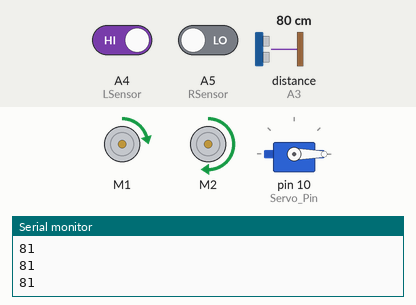
Bench run of a sketch on a simulated Arduino Uno, built with avr-gcc and run on an emulated ATmega328P. On the bench: 2 × DC motor (green arrow = forward, orange = backward, longer = faster), servo, the last lines printed to the serial monitor. Inputs (shaded band) come from the test bench; at power-on: distance to the obstacle (sensor on A3) 80 cm, A4 (LSensor) HIGH, A5 (RSensor) LOW. The echo pulse lasts 58.3 µs per cm.

Above: at 1.2 s.
1.3 s: distance to the obstacle (sensor on A3) set to 18 cm
2.8 s: distance to the obstacle (sensor on A3) set to 13 cm
At 3.6 s:
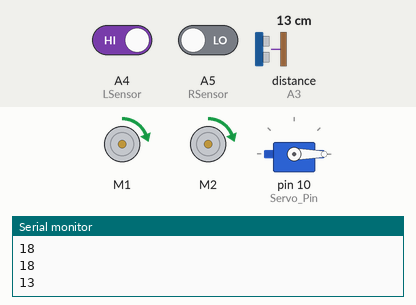
At 7.1 s:
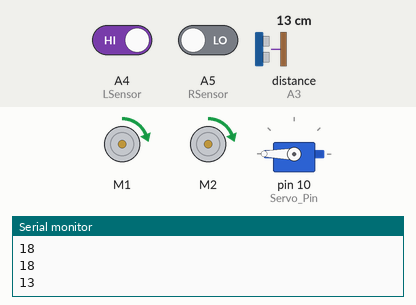
Timing chart, 0 to 13.3 s (numbered marks = the images above; inputs shaded):
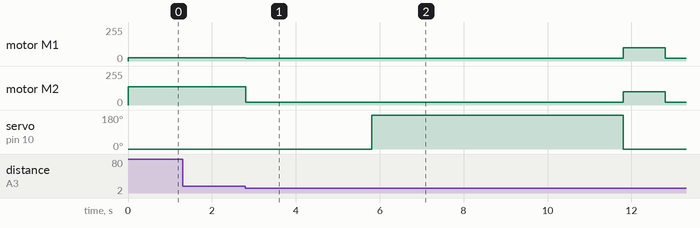

The sketch:

sketch_may30h.ino
```cpp
#include <AFMotor.h>
#include <NewPing.h>
#include <Servo.h>
#define Dis_Thres 15  // Threshold Distance For Ultrasonic Sensor
#define Servo_Pin 10  // Defining Servo Pin
#define Trig_Pin A2   // Defining Trig Pin
#define Echo_Pin A3   // Definig Echo Pin
#define Max_Dis 500   // Maximum Distance For Ultrasonic
NewPing sonar(Trig_Pin,Echo_Pin,Max_Dis);
AF_DCMotor Motor1(1); // Motor 1
AF_DCMotor Motor2(2); // Motor 2
int LSensor_val=0;
int RSensor_val=0;
int LSensor = A4; //Left IR Sensor Port
int RSensor = A5; //Right IR Sensor Port
int Dist = 250;
Servo servo;
void setup()
{
  pinMode(A4,INPUT);
  pinMode(A5,INPUT);
  Motor1.setSpeed(180);
  Motor2.setSpeed(180);
  Motor1.run(RELEASE);
  Motor2.run(RELEASE);
  Serial.begin(9600);
  Dist=sonar.ping_cm();
  servo.attach(Servo_Pin);
  servo.write(0);
}
void loop()
{
  Dist=sonar.ping_cm();
  if (Dist==0)
  {
    Dist=250;
  }
  Serial.println(Dist);
  if (Dist > Dis_Thres)
  {
    LSensor_val=digitalRead(LSensor);
    RSensor_val=digitalRead(RSensor);
    //Serial.println(LSensor_val);
    //Serial.println(RSensor_val);
    if ((LSensor_val == 0) && (RSensor_val == 1))
    {
      Motor1.setSpeed(137.5);
      Motor2.setSpeed(25);
      Motor1.run(FORWARD);
      Motor2.run(FORWARD);
    }
    else if ((LSensor_val == 1) && (RSensor_val == 0))
    {
      Motor2.setSpeed(137.5);
      Motor1.setSpeed(25);
      Motor1.run(FORWARD);
      Motor2.run(FORWARD);
    }
    else if ((LSensor_val == 1) && (RSensor_val == 1))
    {
      Motor1.setSpeed(150);
      Motor2.setSpeed(150);
      Motor1.run(FORWARD);
      Motor2.run(FORWARD);
    }
    else if ((LSensor_val == 0) && (RSensor_val == 0))
    {
      Motor1.setSpeed(150);
      Motor2.setSpeed(150);
      Motor1.run(FORWARD);
      Motor2.run(FORWARD);
    }
  }
  else if (Dist <= Dis_Thres)
  {
    Motor1.setSpeed(20);
    Motor2.setSpeed(20);
    Motor1.run(FORWARD);
    Motor2.run(FORWARD);
    delay(3000);
    if (Dist <= Dis_Thres);
    {
      servo.write(180);
      delay(6000);
      servo.write(0);
      Motor1.setSpeed(100);
      Motor2.setSpeed(100);
      delay(1000);
      Motor1.run(FORWARD);
      Motor2.run(FORWARD);
    }
  }
}
```

Measured:
- the behaviour switches between 16 and 15 cm on distance to the obstacle (sensor on A3) (found by bisection; images 0 and 1)
- after the input at 2.8 s, motor M1: forward 25/255 → forward 20/255 at once, → forward 100/255 9.0 s later, → forward 20/255 1.0 s later; motor M2: forward 137/255 → forward 20/255 at once, → forward 100/255 9.0 s later, → forward 20/255 1.0 s later; servo on pin 10 (Servo_Pin): 0° → 180° after 3.0 s, → 0° 6.0 s later
